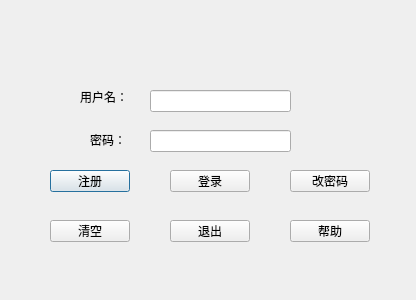
<?xml version="1.0" encoding="UTF-8"?>
<ui version="4.0">
 <class>login</class>
 <widget class="QDialog" name="login">
  <property name="geometry">
   <rect>
    <x>0</x>
    <y>0</y>
    <width>416</width>
    <height>300</height>
   </rect>
  </property>
  <property name="windowTitle">
   <string>Dialog</string>
  </property>
  <widget class="QLabel" name="label">
   <property name="geometry">
    <rect>
     <x>80</x>
     <y>90</y>
     <width>63</width>
     <height>14</height>
    </rect>
   </property>
   <property name="text">
    <string>用户名：</string>
   </property>
  </widget>
  <widget class="QLabel" name="label_2">
   <property name="geometry">
    <rect>
     <x>90</x>
     <y>130</y>
     <width>31</width>
     <height>20</height>
    </rect>
   </property>
   <property name="text">
    <string>密码：</string>
   </property>
  </widget>
  <widget class="QLineEdit" name="lineEdit">
   <property name="geometry">
    <rect>
     <x>150</x>
     <y>90</y>
     <width>141</width>
     <height>22</height>
    </rect>
   </property>
  </widget>
  <widget class="QLineEdit" name="lineEdit_2">
   <property name="geometry">
    <rect>
     <x>150</x>
     <y>130</y>
     <width>141</width>
     <height>22</height>
    </rect>
   </property>
   <property name="echoMode">
    <enum>QLineEdit::Password</enum>
   </property>
  </widget>
  <widget class="QPushButton" name="pushButton">
   <property name="geometry">
    <rect>
     <x>50</x>
     <y>170</y>
     <width>80</width>
     <height>22</height>
    </rect>
   </property>
   <property name="text">
    <string>注册</string>
   </property>
  </widget>
  <widget class="QPushButton" name="pushButton_2">
   <property name="geometry">
    <rect>
     <x>170</x>
     <y>170</y>
     <width>80</width>
     <height>22</height>
    </rect>
   </property>
   <property name="text">
    <string>登录</string>
   </property>
  </widget>
  <widget class="QPushButton" name="pushButton_3">
   <property name="geometry">
    <rect>
     <x>50</x>
     <y>220</y>
     <width>80</width>
     <height>22</height>
    </rect>
   </property>
   <property name="text">
    <string>清空</string>
   </property>
  </widget>
  <widget class="QPushButton" name="pushButton_4">
   <property name="geometry">
    <rect>
     <x>170</x>
     <y>220</y>
     <width>80</width>
     <height>22</height>
    </rect>
   </property>
   <property name="text">
    <string>退出</string>
   </property>
  </widget>
  <widget class="QPushButton" name="pushButton_5">
   <property name="geometry">
    <rect>
     <x>290</x>
     <y>170</y>
     <width>80</width>
     <height>22</height>
    </rect>
   </property>
   <property name="text">
    <string>改密码</string>
   </property>
  </widget>
  <widget class="QPushButton" name="pushButton_6">
   <property name="geometry">
    <rect>
     <x>290</x>
     <y>220</y>
     <width>80</width>
     <height>22</height>
    </rect>
   </property>
   <property name="text">
    <string>帮助</string>
   </property>
  </widget>
 </widget>
 <resources/>
 <connections/>
</ui>
